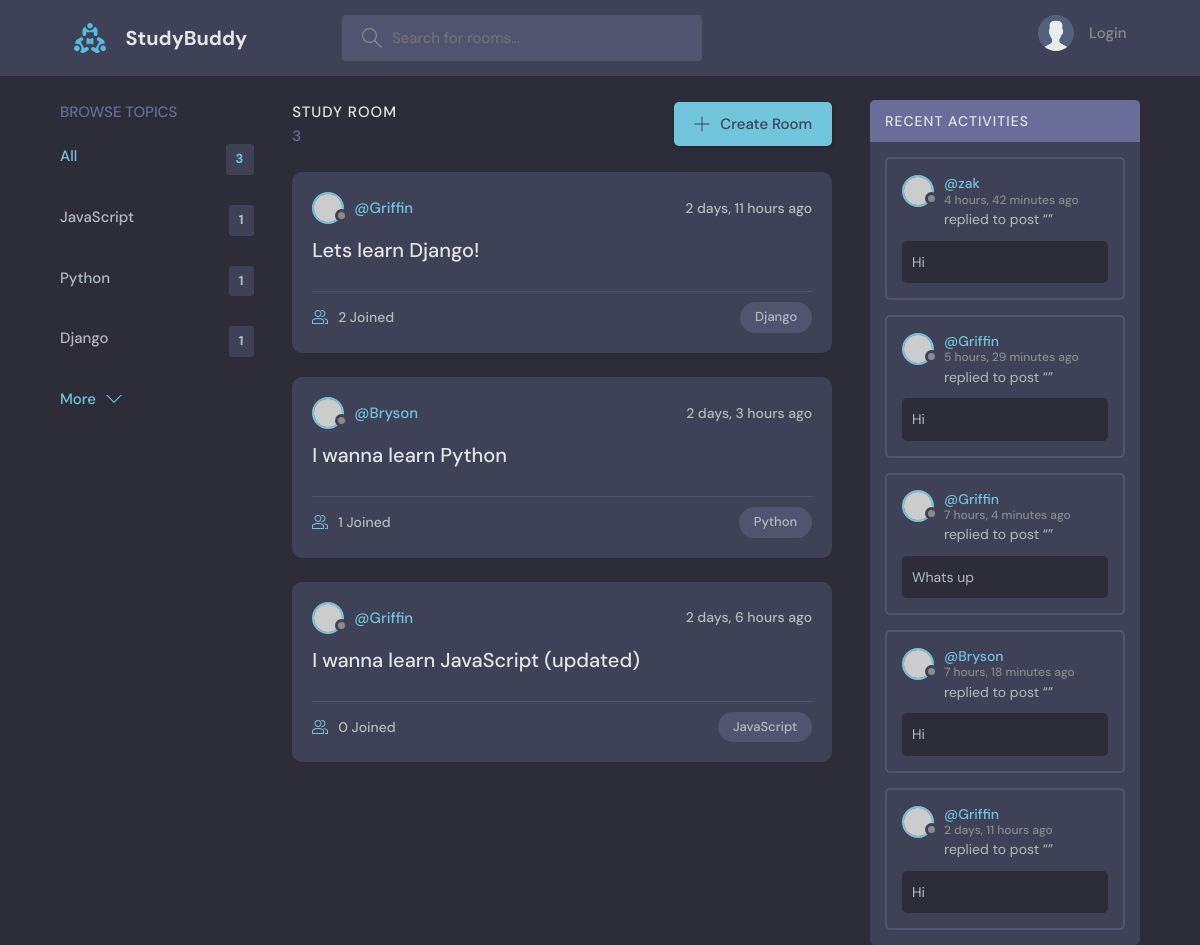
The page / on the database its author committed.
### base/models.py (models this page shows, shortened)
class Topic(models.Model):
    name = models.CharField(max_length=200)

class Room(models.Model):
    host = models.ForeignKey(User, on_delete=models.SET_NULL, null=True)
    topic = models.ForeignKey(Topic, on_delete=models.SET_NULL, null=True)
    name = models.CharField(max_length=200)
    description = models.TextField(null= True, blank=True)
    participants = models.ManyToManyField(User, related_name='participants', blank=True)
    updated = models.DateTimeField(auto_now=True)
    created = models.DateTimeField(auto_now_add=True)
    class Meta:
        ordering = ['-updated', '-created']

class Message(models.Model):
    user = models.ForeignKey(User, on_delete=models.CASCADE)
    room = models.ForeignKey(Room, on_delete=models.CASCADE)
    body = models.TextField()
    updated = models.DateTimeField(auto_now=True)
    created = models.DateTimeField(auto_now_add=True)
    class Meta:
        ordering = ['-updated', '-created']

### base/views.py (the view)
# urls.py: path('', views.home, name="home"),
def home(request):
    q = request.GET.get('q')if request.GET.get('q') != None else ''
    rooms = Room.objects.filter(
        Q(topic__name__icontains=q) |
        Q(name__icontains=q)|
        Q(description__icontains=q)
       )
    topics = Topic.objects.all()
    room_count = rooms.count()
    room_messages = Message.objects.filter(Q(room__topic__name__icontains=q))
    context = {'rooms':rooms, 'topics':topics,
             'room_count':room_count, 'room_messages': room_messages }
    return render(request, 'base/home.html', context)

### base/templates/base/home.html (shortened to what this page needs)
{% extends 'main.html' %}
{% block content %}
<main class="layout layout--3">
  <div class="container">
    {% include 'base/topics_component.html' %}
    <div class="roomList">
      <div class="roomList__header">
        <div>
          <h2>Study Room</h2>
          <p>{{room_count}}</p>
        </div>
        <a class="btn btn--main" href="{% url 'create-room' %}">
          <svg version="1.1" xmlns="http://www.w3.org/2000/svg" width="32" height="32" viewBox="0 0 32 32">
            <title>add</title>
            <path
              d="M16.943 0.943h-1.885v14.115h-14.115v1.885h14.115v14.115h1.885v-14.115h14.115v-1.885h-14.115v-14.115z">
            </path>
          </svg>
          Create Room
        </a>
      </div>
      {% include 'base/feed_component.html' %}
    </div>
    {% include 'base/activity_component.html' %}
  </div>
</main>
{% endblock %}

### base/templates/base/topics_component.html
<div class="topics">
    <div class="topics__header">
      <h2>Browse Topics</h2>
    </div>
    <ul class="topics__list">
      <li>
        <a href="{% url 'home' %}" class="active">All <span>{{topics.count}}</span></a>
      </li>
      {% for topic in topics %}
      <li>
        <a href="{% url 'home' %}?q={{topic.name}}">{{topic.name}} <span>{{topic.room_set.all.count}}</span></a>
      </li>
      {% endfor %}
    </ul>
    <a class="btn btn--link" href="topics.html">
      More
      <svg version="1.1" xmlns="http://www.w3.org/2000/svg" width="32" height="32" viewBox="0 0 32 32">
        <title>chevron-down</title>
        <path d="M16 21l-13-13h-3l16 16 16-16h-3l-13 13z"></path>
      </svg>
    </a>
  </div>

### base/templates/base/feed_component.html (shortened to what this page needs)
{% for room in rooms %}
<div class="roomListRoom">
    <div class="roomListRoom__header">
        <a href="{% url 'user-profile' room.host.id %}" class="roomListRoom__author">
            <div class="avatar avatar--small">
                <img src="https://randomuser.me/api/portraits/women/11.jpg" />
            </div>
            <span>@{{room.host.username}}</span>
        </a>
        <div class="roomListRoom__actions">
            <span>{{room.created|timesince}} ago</span>
        </div>
    </div>
    <div class="roomListRoom__content">
        <a href="{% url 'room' room.id %}">{{room.name}}</a>
    </div>
    <div class="roomListRoom__meta">
        <a href="{% url 'room' room.id %}" class="roomListRoom__joined">
            {{room.participants.all.count}} Joined
        </a>
        <p class="roomListRoom__topic">{{room.topic.name}}</p>
    </div>
</div>
{% endfor %}

### base/templates/base/activity_component.html (shortened to what this page needs)
<div class="activities">
    <div class="activities__header">
        <h2>Recent Activities</h2>
    </div>
    {% for message in room_messages %}
    <div class="activities__box">
        <div class="activities__boxHeader roomListRoom__header">
            <a href="{% url 'user-profile' message.user.id %}" class="roomListRoom__author">
                <div class="avatar avatar--small">
                    <img src="https://randomuser.me/api/portraits/women/11.jpg" />
                </div>
                <p>
                    @{{message.user}}
                    <span>{{message.created|timesince}} ago</span>
                </p>
            </a>
        </div>
        <div class="activities__boxContent">
            <p>replied to post “<a href="{% url 'room' message.room.id %}">{{messsage.room}}</a>”</p>
            <div class="activities__boxRoomContent">
               {{message.body}}
            </div>
        </div>
    </div>
    {% endfor %}
</div>

### rows shown on the page
Topic: name "JavaScript", room_set.all.count "1"
Topic: name "Python", room_set.all.count "1"
Topic: name "Django", room_set.all.count "1"
Room: host.username "Griffin", created "2 days, 11 hours", name "Lets learn Django!", participants.all.count "2", topic.name "Django"
Room: host.username "Bryson", created "2 days, 3 hours", name "I wanna learn Python", participants.all.count "1", topic.name "Python"
Room: host.username "Griffin", created "2 days, 6 hours", name "I wanna learn JavaScript (updated)", participants.all.count "0", topic.name "JavaScript"
Message: user "zak", created "4 hours, 42 minutes", body "Hi"
Message: user "Griffin", created "5 hours, 29 minutes", body "Hi"
Message: user "Griffin", created "7 hours, 4 minutes", body "Whats up"
Message: user "Bryson", created "7 hours, 18 minutes", body "Hi"
Message: user "Griffin", created "2 days, 11 hours", body "Hi"

### other values the page prints
{{ topics.count }} "3"
{{ room_count }} "3"
